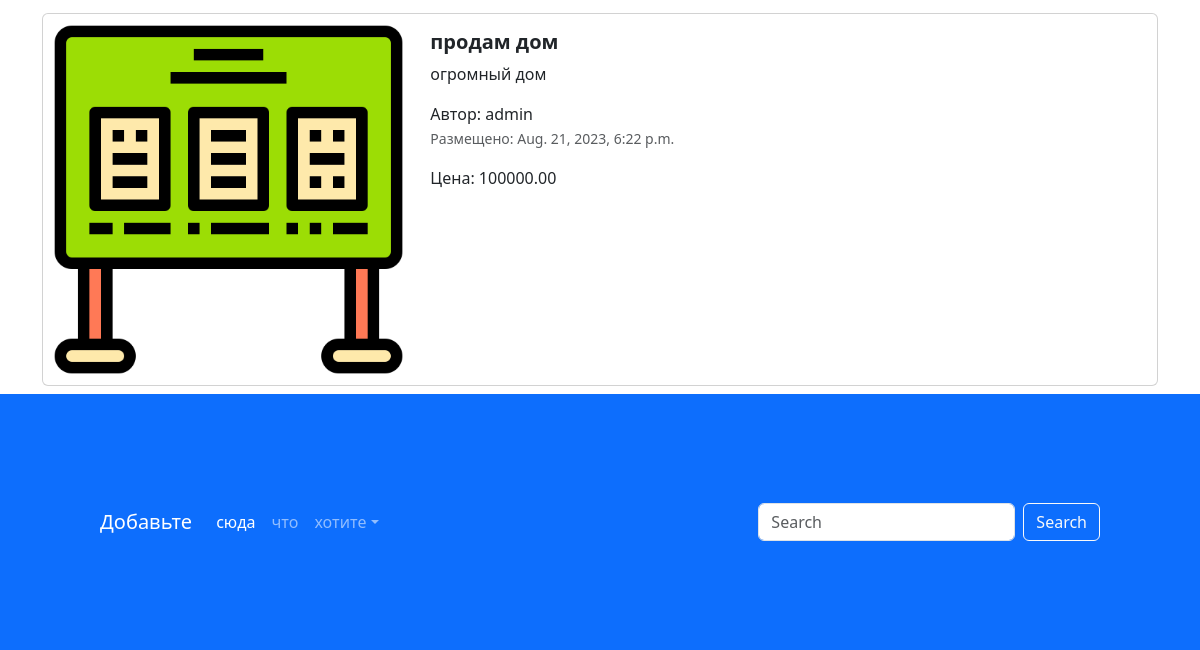
Before: / (lower part) with the older database file.
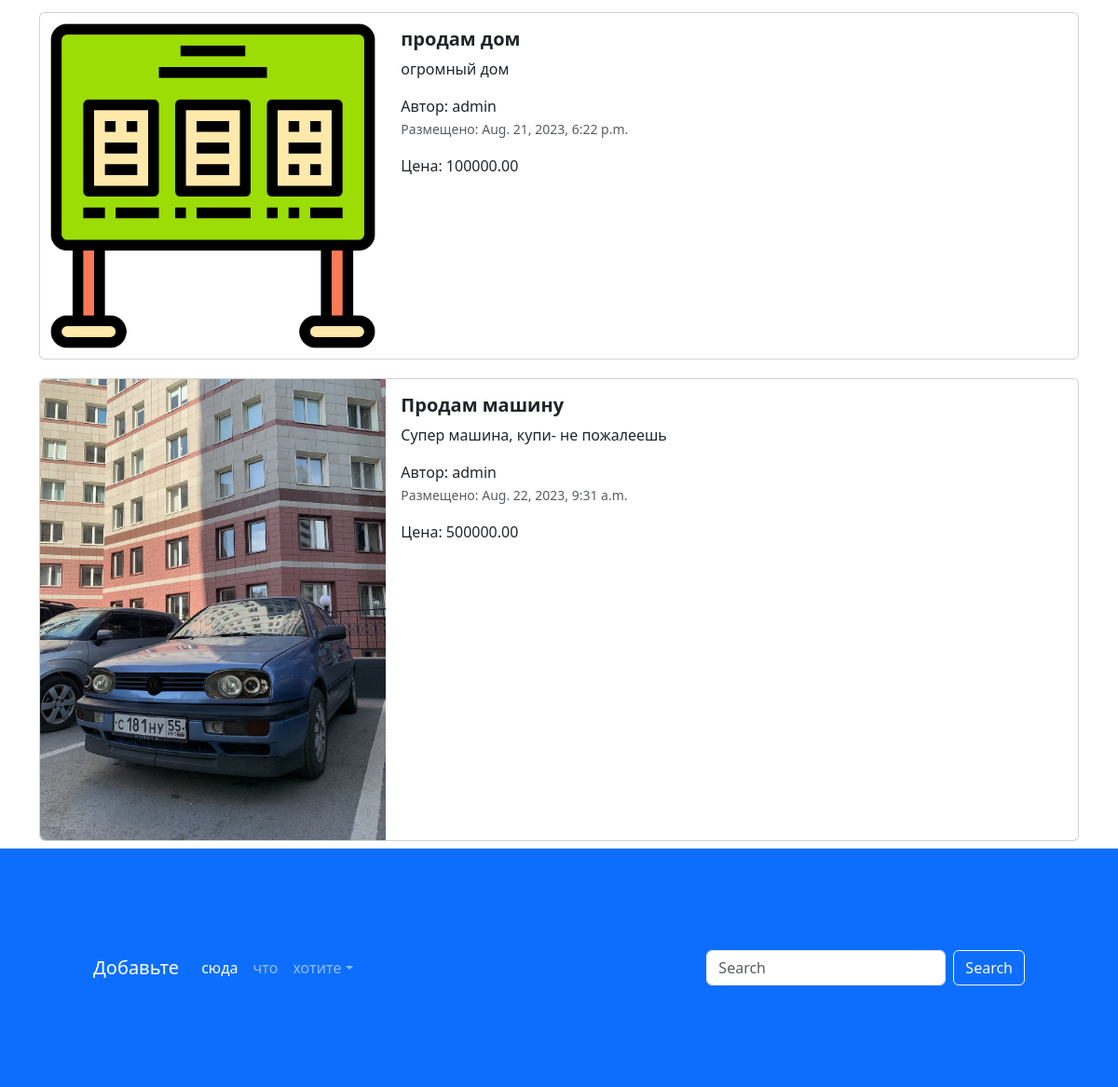
After: the same page with the newer database file.
### app_advertisements/models.py (models this page shows, shortened)
class Advertisements(models.Model):
    title = models.CharField("Заголовок", max_length=128)
    description = models.TextField("Описание")
    price = models.DecimalField("Цена", max_digits=10, decimal_places=2)
    auction = models.BooleanField("Торг", help_text="Отметьте, если торг уместен")
    created_at = models.DateTimeField(auto_now_add=True)
    update_at = models.DateTimeField(auto_now=True)
    user = models.ForeignKey(User, verbose_name='пользователь', on_delete=models.CASCADE)
    image = models.ImageField('Изображение', upload_to='advertisements/')
    class Meta:
        db_table = 'advertisements'

### app_advertisements/views.py (the view)
# urls.py: path('', index, name='main-page'),
def index(request):
    advertisements = Advertisements.objects.all()
    context = {'advertisements': advertisements}
    return render(request, 'index.html', context)

### templates/index.html (shortened to what this page needs)
{% extends 'base.html' %}
{% block content %}
      <span style="font-weight: bold;">Главная</span>{% load static %}
<div class="container">
  <div class="col">
    {% for adv in advertisements %}
    <div class="card mb-2" style="max-width: 1200px; margin-top: 20px;">
      <div class="row g-0">
        <div class="col-md-4">
          <a href="advertisement.html" class="nav-link">
            <img src="{% if adv.image %} {{ adv.image.url }} {% else %} {% static 'img/item.png' %} {% endif %}" class="img-fluid rounded-start" alt="Card title">
          </a>
        </div>
        <div class="col-md-8">
          <div class="card-body">
            <h5 class="card-title">
              <a href="advertisement.html" class="nav-link"><strong>{{adv.title}}</strong></a>
            </h5>
            <a href="advertisement.html" class="nav-link">
              <p class="card-text">
                {{adv.description}}
              </p>
              <span>Автор: {{adv.user}}</span>
              <p class="card-text"><small class="text-muted">Размещено: {{adv.created_at}}</small></p>
              <span>Цена: {{adv.price}}</span>
            </a>
          </div>
        </div>
      </div>
    </div>
    {% endfor %}
  </div>
</div>
<footer style="padding: 100px;" class="bg-primary">
  <nav class="navbar navbar-expand-sm navbar-dark">
    <a class="navbar-brand" href="#">Добавьте</a>
    <div class="collapse navbar-collapse" id="collapsibleNavId">
      <ul class="navbar-nav me-auto mt-2 mt-lg-0">
        <li class="nav-item">
          <a class="nav-link active" href="#" aria-current="page">сюда</a>
        </li>
        <li class="nav-item">
          <a class="nav-link" href="#">что</a>
        </li>
        <li class="nav-item dropdown">
          <a class="nav-link dropdown-toggle" href="#" id="dropdownId" data-bs-toggle="dropdown" aria-haspopup="true"
             aria-expanded="false">хотите</a>
        </li>
      </ul>
      <form class="d-flex my-2 my-lg-0">
        <input class="form-control me-sm-2" type="text" placeholder="Search">
        <button class="btn btn-outline-light my-2 my-sm-0" type="submit">Search</button>
      </form>
    </div>
  </nav>
</footer>
{% endblock %}

### templates/base.html (shortened to what this page needs)
{% load static %}
<!DOCTYPE html>
<html lang="en">
<head>
  <link href="{% static 'css/bootstrap.min.css' %}" rel="stylesheet">
  <link rel="stylesheet" href="{% static 'css/fontello.css' %}">
</head>
<body>
{% block content %}
{% endblock %}
{% block scripts %}
</body>
{% endblock %}
</html>

Changed rows visible on the page:
added Advertisements: image (picture), title "Продам машину", description "Супер машина, купи- не пожалеешь", user "admin", created_at "Aug. 22, 2023, 9:31 a.m.", price "500000.00"
